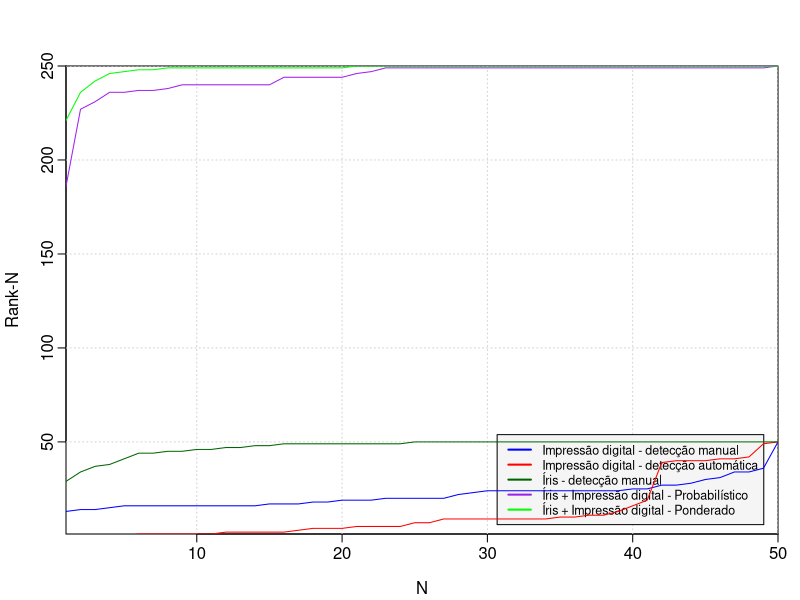

The R source for this figure:
#!/usr/bin/env Rscript
pdf(file="nthrank.pdf")

par(mgp = c(2.2,0.45,0), tcl = -0.4, mar = c(3.3,3.3,3.3,1.1))
plot(c(1:50), c(1:50), xlab = "N", ylab = "Rank-N", type="n", xlim = range(1:50), ylim = range(1:250), xaxs="i", yaxs="i")
grid(col = "lightgray", lty = "dotted", lwd = par("lwd"), equilogs = TRUE)
legend("bottomright", inset=.02, cex = 0.75, c("Impressão digital - detecção manual", "Impressão digital - detecção automática", "Íris - detecção manual", "Íris + Impressão digital - Probabilístico", "Íris + Impressão digital - Ponderado"), lty=c(1,1,1,1,1), lwd=c(2,2,2,2,2), col=c("blue", "red", "darkgreen", "purple", "green"), bg="grey96")

par(new = TRUE)
rank <- scan("fingerprint/true/nthrank.txt")
plot(c(1:50), rank, col="blue", pch=16, type="l", axes = FALSE, ann = FALSE, xaxs="i", yaxs="i", xlim = range(1:50), ylim = range(1:250))

par(new = TRUE)
rank <- scan("fingerprint/automatic/nthrank.txt")
plot(c(1:50), rank, type='l', pch=16, col="red", axes = FALSE, ann = FALSE, xaxs="i", yaxs="i", xlim = range(1:50), ylim = range(1:250))

par(new = TRUE)
rank <- scan("iris/solo/nthrank.txt")
plot(c(1:50), rank, type='l', pch=16, col="darkgreen", axes = FALSE, ann = FALSE, xaxs="i", yaxs="i", xlim = range(1:50), ylim = range(1:250))

par(new = TRUE)
rank <- scan("multi/prob/nthrank.txt")
plot(c(1:50), rank, type='l', pch=16, col="purple", axes = FALSE, ann = FALSE, xaxs="i", yaxs="i", xlim = range(1:50), ylim = range(1:250))

par(new = TRUE)
rank <- scan("multi/weighted/nthrank.txt")
plot(c(1:50), rank, type='l', pch=16, col="green", axes = FALSE, ann = FALSE, xaxs="i", yaxs="i", xlim = range(1:50), ylim = range(1:250))

dev.off()
